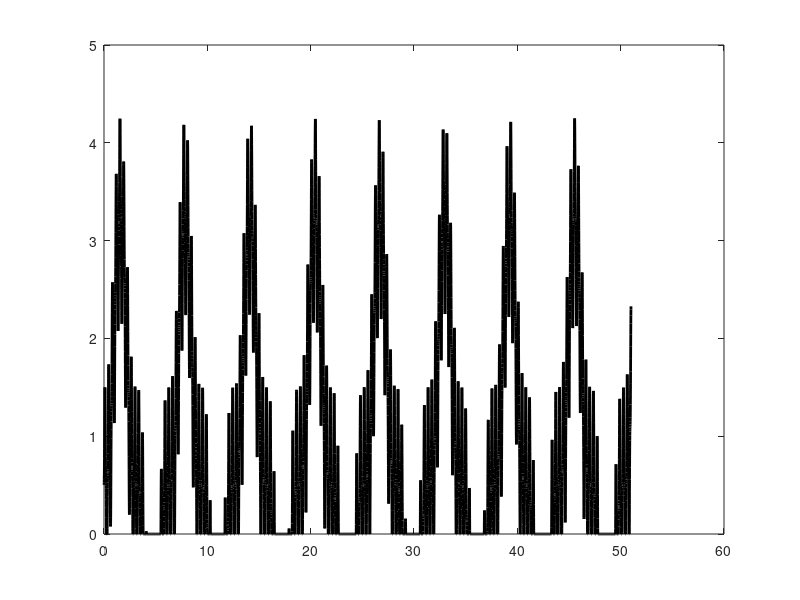

MATLAB code for this plot: (Note: this script raises an error after producing the figure.)
clear all
close all
clc

%%
numhoursperday = 24;
numdaysperweek = 7;
numweeksperyear = 52;
max_locations = 10;

%%
meshSize = numhoursperday * numdaysperweek * numweeksperyear;  
t_all = linspace(0,numweeksperyear-1,meshSize);

%%
mag = 0.5;
lambda = 2.75; % rate of change per given period, e.g. per months.
expon = 3;
short_freq = 2.75;
T_temp = t_all.*randsample(0.5:0.1:1,1); % T_temp = t_all.*rand;
rate_fh = @(t) (mag+lambda.*sin(t).^expon + sin(2*pi*short_freq*t).^expon);



%% Location
loc_ID = repmat([0:max_locations-1]',meshSize,1);

XY = [40.397555	-3.743121
40.384048	-3.723542
40.365236	-3.694193
40.380978	-3.691503
40.388431	-3.699452
40.406686	-3.711931
40.408923	-3.692114
40.394112	-3.694438
40.408457	-3.692114
40.428233	-3.649202];

X_ID = repmat(XY(:,1),meshSize,1);
Y_ID = repmat(XY(:,2),meshSize,1);


%% ROAD DIRECTION

% To or from center direction. Other labels could be used if necessary
Road_dir = {
'TO_CENTER';
'AWAY_FROM_CENTER';
'TO_CENTER';
'TO_CENTER';
'AWAY_FROM_CENTER';
'AWAY_FROM_CENTER';
'TO_CENTER';
'TO_CENTER';
'AWAY_FROM_CENTER';
'TO_CENTER';
};

Road_direction = repmat(Road_dir,meshSize,1);


%% NUMBER OF LANES

% Other number of lanes distribution could be used for each section
Numlanes = [1;2;4;1;2;4;2;2;1;1];
Number_of_lanes = repmat(Numlanes,meshSize,1);


%% Time
hours = repmat(repelem([0:numhoursperday-1]',max_locations) , numdaysperweek*numweeksperyear , 1);
days = repmat(repelem([1:numdaysperweek]',numhoursperday*max_locations) , numweeksperyear , 1);
weeks = repelem([1:numweeksperyear]',numhoursperday*numdaysperweek*max_locations);

%% PRECIPITATION

% mean precipitation rate in mm per hour
mean_precipitation_rate = rate_fh(T_temp)';
ifxneg = find(mean_precipitation_rate<0);
mean_precipitation_rate(ifxneg) = 0;

% assume the same mean precipation rate in all locations
a  = 2*repelem(mean_precipitation_rate,max_locations,1)/sqrt(pi);
k = random('uniform',1,3,length(a),1);
precipitation_rate = random('Weibull',a,k);

thresholdrain = 7;
id = find(loc_ID == 2);
for i=1:length(id)
    if (precipitation_rate(id(i))>thresholdrain)
        precipitation_rate(id(i))= precipitation_rate(id(i))+abs(random('Extreme Value',thresholdrain,1));
    end
end

id = find(loc_ID == 7);
for i=1:length(id)
    if (precipitation_rate(id(i))>thresholdrain)
        precipitation_rate(id(i))= precipitation_rate(id(i))+abs(random('Extreme Value',thresholdrain,1));
    end
end

% idf = randsample(length(precipitation_rate),85000);
% precipitation_rate(idf) = 0;

figure, plot(t_all,mean_precipitation_rate,'k-','LineWidth',2)
figure, histogram(precipitation_rate)
figure, plot(precipitation_rate)
figure, plot(loc_ID,precipitation_rate,'o')


%% CONTEXT
%  public holidays
% sporting events 
% school term dates
% Construction
% Other social event

Context = cell(length(loc_ID),1);
Context(:) = {'NORMAL'};

id7 = find(days == 3 & loc_ID == 5 & hours >= 17 & hours <= 23);
Context(id7) = {'SPORTS'};

id8 = find(days == 7 & (weeks == 27 | weeks == 37 | weeks == 43) & hours >= 14 & hours <= 23 & loc_ID >= 1 & loc_ID <= 4);
Context(id8) = {'CARNIVAL'};

id9 = find((days == 1 | days == 2 | days == 3) & (weeks == 17 | weeks == 30 | weeks == 40) & hours >= 6 & hours <= 18 & loc_ID == 3);
Context(id9) = {'CONSTRUCTION'};

id10 = find((days == 1 | days == 2 | days == 3) & (weeks == 17 | weeks == 30 | weeks == 40) & hours >= 6 & hours <= 18 & loc_ID == 9);
Context(id10) = {'CONSTRUCTION'};


id0 = find(weeks == 1);
id1 = find(weeks == 52);
id2 = find(weeks == 10);
id3 = find(weeks == 25);
id4 = find(weeks == 32);
id5 = find(weeks == 33);
id6 = find(weeks == 34);
ids = [id0;id1;id2;id3;id4;id5;id6];
Context(ids) = {'HOLIDAY'};

% ACCIDENTS
% Say 200 accidents occured all hours of a year
ida = randsample(length(loc_ID),200);
Context(ida) = {'ACCIDENT'};


%% TRAFFIC SPEED
avg_traffic_speed = 65; % km/h
traffic_speed = ones(length(loc_ID),1).*avg_traffic_speed.*random('normal',1,0.1,length(loc_ID),1);

% Effect of location
id = find(loc_ID == 2);
traffic_speed(id) = traffic_speed(id) + random('Extreme Value',35,8, length(id),1);

id = find(loc_ID == 5);
traffic_speed(id) = traffic_speed(id) + random('normal',18,2, length(id),1);

id = find(loc_ID == 6);
traffic_speed(id) = traffic_speed(id) + random('Extreme Value',20,3, length(id),1);

id = find(loc_ID == 9 & precipitation_rate>10);
traffic_speed(id) = traffic_speed(id) + random('Extreme Value',-25,4, length(id),1);

% Effect of context
idx = strcmp(Context,'CONSTRUCTION');
idx = find(idx==1);
traffic_speed(idx) = traffic_speed(idx)./random('uniform',5,10,length(idx),1); 

idx = strcmp(Context,'CARNIVAL');
idx = find(idx==1);
traffic_speed(idx) = traffic_speed(idx)./random('uniform',5,10,length(idx),1); 

idx = strcmp(Context,'HOLIDAYS');
idx = find(idx==1);
traffic_speed(idx) = traffic_speed(idx)./random('uniform',1,5,length(idx),1); 

idx = strcmp(Context,'SPORTS');
idx = find(idx==1);
traffic_speed(idx) = traffic_speed(idx)./random('uniform',1,2,length(idx),1); 

idx = strcmp(Context,'ACCIDENT');
idx = find(idx==1);
traffic_speed(idx) = traffic_speed(idx)./random('uniform',11,20,length(idx),1); 


% Effect of precipitation
thresholdrain1 = 5;
thresholdrain2 = 12;
idx = find(precipitation_rate>=thresholdrain1 & precipitation_rate<thresholdrain2);
traffic_speed(idx) = traffic_speed(idx)./random('uniform',1,2,length(idx),1); 
idx = find(precipitation_rate>=thresholdrain2);
traffic_speed(idx) = traffic_speed(idx)./random('uniform',5,10,length(idx),1); 

traffic_speed(traffic_speed<=5) = 5; 

figure, plot(loc_ID,traffic_speed,'o')
figure, plot(precipitation_rate,traffic_speed,'o')


%% TRAFFIC INTENSITY at Time t+60min:  cars per hour
avg_traffic_intensity = 2000; % cars/h/location over a week
traffic_intensity_plus_60min = ones(length(loc_ID),1).*avg_traffic_intensity.*random('normal',1,0.2,length(loc_ID),1);

id = find(loc_ID == 2 | loc_ID == 5 | loc_ID == 6);
traffic_intensity_plus_60min(id) = traffic_intensity_plus_60min(id).*1.75;

id = find(loc_ID == 9);
traffic_intensity_plus_60min(id) = traffic_intensity_plus_60min(id).*1.25;

figure, plot(loc_ID,traffic_intensity_plus_60min,'o')


% Intensity drops by half on the weekend
id = find(days >= 6 & days <= 7);
traffic_intensity_plus_60min(id) = traffic_intensity_plus_60min(id)./2;

% Normally higher at certain hours of the day
id = find(hours < 6);
traffic_intensity_plus_60min(id) = traffic_intensity_plus_60min(id)./2;
id = find(hours >= 21);
traffic_intensity_plus_60min(id) = traffic_intensity_plus_60min(id)./1.5;

id = find(hours > 10 & hours <= 16);
traffic_intensity_plus_60min(id) = traffic_intensity_plus_60min(id)./1.25;

figure, plot(days,traffic_intensity_plus_60min,'o')
figure, plot(hours,traffic_intensity_plus_60min,'o')

% Effect of context
idx = strcmp(Context,'CONSTRUCTION');
idx = find(idx==1);
traffic_intensity_plus_60min(idx) = traffic_intensity_plus_60min(idx)./random('uniform',5,10,length(idx),1); 

idx = strcmp(Context,'CARNIVAL');
idx = find(idx==1);
traffic_intensity_plus_60min(idx) = traffic_intensity_plus_60min(idx)./random('uniform',5,10,length(idx),1); 

idx = strcmp(Context,'HOLIDAYS');
idx = find(idx==1);
traffic_intensity_plus_60min(idx) = traffic_intensity_plus_60min(idx)./random('uniform',1,5,length(idx),1); 

idx = strcmp(Context,'SPORTS');
idx = find(idx==1);
traffic_intensity_plus_60min(idx) = traffic_intensity_plus_60min(idx)./random('uniform',1,2,length(idx),1); 

idx = strcmp(Context,'ACCIDENT');
idx = find(idx==1);
traffic_intensity_plus_60min(idx) = traffic_intensity_plus_60min(idx)./random('uniform',11,20,length(idx),1); 


% Effect of precipitation
traffic_intensity_plus_60min(traffic_intensity_plus_60min<=0) = 0; 
thresholdrain1 = 5;
thresholdrain2 = 12;
idx = find(precipitation_rate>=thresholdrain1 & precipitation_rate<thresholdrain2);
traffic_intensity_plus_60min(idx) = traffic_intensity_plus_60min(idx)./random('uniform',1,2,length(idx),1); 
idx = find(precipitation_rate>=thresholdrain2);
traffic_intensity_plus_60min(idx) = traffic_intensity_plus_60min(idx)./random('uniform',5,10,length(idx),1); 

traffic_intensity_plus_60min(traffic_intensity_plus_60min<=5) = 0; 
figure, plot(loc_ID,traffic_intensity_plus_60min,'o')
figure, plot(precipitation_rate,traffic_intensity_plus_60min,'o')
figure, plot(traffic_speed,traffic_intensity_plus_60min,'o')


%% TRAFFIC INTENSITY at Time - 60min:  cars per hour

traffic_intensity_minus_60min = traffic_intensity_plus_60min(1:end-max_locations);
traffic_intensity_minus_60min = [traffic_intensity_plus_60min(1:max_locations).*1.15;traffic_intensity_minus_60min];

%% TRAFFIC INTENSITY at Time - 120min:  cars per hour

traffic_intensity_minus_120min = traffic_intensity_minus_60min(1:end-max_locations);
traffic_intensity_minus_120min = [traffic_intensity_minus_60min(1:max_locations).*1.15;traffic_intensity_minus_120min];


%%
varNames = {'loc_ID' , 'X_ID' , 'Y_ID' , 'Number_of_lanes' , 'hours' , 'days' , 'Weeks' , 'precipitation_rate_mm'};
Xint = [loc_ID , X_ID , Y_ID , Number_of_lanes , hours , days , weeks , precipitation_rate];

OutGenTrafficSyntheticSamples = array2table(Xint,'VariableNames',varNames);

OutGenTrafficSyntheticSamples.Road_direction = Road_direction;

OutGenTrafficSyntheticSamples.Context = Context;
OutGenTrafficSyntheticSamples.traffic_speed = ceil(traffic_speed);
OutGenTrafficSyntheticSamples.traffic_intensity_minus_120min = ceil(traffic_intensity_minus_120min);
OutGenTrafficSyntheticSamples.traffic_intensity_minus_60min  = ceil(traffic_intensity_minus_60min);
OutGenTrafficSyntheticSamples.traffic_intensity_plus_60min   = ceil(traffic_intensity_plus_60min);

writetable(OutGenTrafficSyntheticSamples,'./Data/OutGenTrafficSyntheticSamples.csv') 
